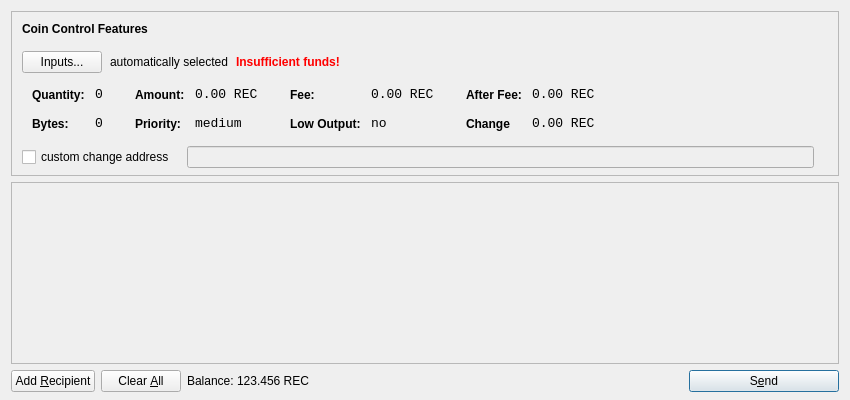
<?xml version="1.0" encoding="UTF-8"?>
<ui version="4.0">
 <class>SendCoinsDialog</class>
 <widget class="QDialog" name="SendCoinsDialog">
  <property name="geometry">
   <rect>
    <x>0</x>
    <y>0</y>
    <width>850</width>
    <height>400</height>
   </rect>
  </property>
  <property name="windowTitle">
   <string>Send Coins</string>
  </property>
  <layout class="QVBoxLayout" name="verticalLayout" stretch="0,1,0">
   <property name="bottomMargin">
    <number>8</number>
   </property>
   <item>
    <widget class="QFrame" name="frameCoinControl">
     <property name="sizePolicy">
      <sizepolicy hsizetype="Expanding" vsizetype="Expanding">
       <horstretch>0</horstretch>
       <verstretch>0</verstretch>
      </sizepolicy>
     </property>
     <property name="maximumSize">
      <size>
       <width>16777215</width>
       <height>16777215</height>
      </size>
     </property>
     <property name="frameShape">
      <enum>QFrame::StyledPanel</enum>
     </property>
     <property name="frameShadow">
      <enum>QFrame::Sunken</enum>
     </property>
     <layout class="QVBoxLayout" name="verticalLayoutCoinControl2">
      <property name="spacing">
       <number>-1</number>
      </property>
      <property name="leftMargin">
       <number>0</number>
      </property>
      <property name="topMargin">
       <number>0</number>
      </property>
      <property name="rightMargin">
       <number>0</number>
      </property>
      <property name="bottomMargin">
       <number>6</number>
      </property>
      <item>
       <layout class="QVBoxLayout" name="verticalLayoutCoinControl" stretch="0,0,0,0,1">
        <property name="spacing">
         <number>0</number>
        </property>
        <property name="leftMargin">
         <number>10</number>
        </property>
        <property name="topMargin">
         <number>10</number>
        </property>
        <item>
         <layout class="QHBoxLayout" name="horizontalLayoutCoinControl1">
          <property name="bottomMargin">
           <number>15</number>
          </property>
          <item>
           <widget class="QLabel" name="labelCoinControlFeatures">
            <property name="sizePolicy">
             <sizepolicy hsizetype="Preferred" vsizetype="Maximum">
              <horstretch>0</horstretch>
              <verstretch>0</verstretch>
             </sizepolicy>
            </property>
            <property name="font">
             <font>
              <weight>75</weight>
              <bold>true</bold>
             </font>
            </property>
            <property name="styleSheet">
             <string notr="true">font-weight:bold;</string>
            </property>
            <property name="text">
             <string>Coin Control Features</string>
            </property>
           </widget>
          </item>
         </layout>
        </item>
        <item>
         <layout class="QHBoxLayout" name="horizontalLayoutCoinControl2" stretch="0,0,0,0">
          <property name="spacing">
           <number>8</number>
          </property>
          <property name="bottomMargin">
           <number>10</number>
          </property>
          <item>
           <widget class="QPushButton" name="pushButtonCoinControl">
            <property name="styleSheet">
             <string notr="true"/>
            </property>
            <property name="text">
             <string>Inputs...</string>
            </property>
           </widget>
          </item>
          <item>
           <widget class="QLabel" name="labelCoinControlAutomaticallySelected">
            <property name="text">
             <string>automatically selected</string>
            </property>
            <property name="margin">
             <number>5</number>
            </property>
           </widget>
          </item>
          <item>
           <widget class="QLabel" name="labelCoinControlInsuffFunds">
            <property name="font">
             <font>
              <weight>75</weight>
              <bold>true</bold>
             </font>
            </property>
            <property name="styleSheet">
             <string notr="true">color:red;font-weight:bold;</string>
            </property>
            <property name="text">
             <string>Insufficient funds!</string>
            </property>
            <property name="margin">
             <number>5</number>
            </property>
           </widget>
          </item>
          <item>
           <spacer name="horizontalSpacerCoinControl">
            <property name="orientation">
             <enum>Qt::Horizontal</enum>
            </property>
            <property name="sizeHint" stdset="0">
             <size>
              <width>40</width>
              <height>1</height>
             </size>
            </property>
           </spacer>
          </item>
         </layout>
        </item>
        <item>
         <widget class="QWidget" name="widgetCoinControl" native="true">
          <property name="sizePolicy">
           <sizepolicy hsizetype="Preferred" vsizetype="Preferred">
            <horstretch>0</horstretch>
            <verstretch>0</verstretch>
           </sizepolicy>
          </property>
          <property name="minimumSize">
           <size>
            <width>0</width>
            <height>0</height>
           </size>
          </property>
          <property name="styleSheet">
           <string notr="true"/>
          </property>
          <layout class="QHBoxLayout" name="horizontalLayoutCoinControl5">
           <property name="margin">
            <number>0</number>
           </property>
           <item>
            <layout class="QHBoxLayout" name="horizontalLayoutCoinControl3" stretch="0,0,0,1">
             <property name="spacing">
              <number>20</number>
             </property>
             <property name="topMargin">
              <number>0</number>
             </property>
             <property name="bottomMargin">
              <number>10</number>
             </property>
             <item>
              <layout class="QFormLayout" name="formLayoutCoinControl1">
               <property name="horizontalSpacing">
                <number>10</number>
               </property>
               <property name="verticalSpacing">
                <number>14</number>
               </property>
               <property name="leftMargin">
                <number>10</number>
               </property>
               <property name="topMargin">
                <number>4</number>
               </property>
               <property name="rightMargin">
                <number>6</number>
               </property>
               <item row="0" column="0">
                <widget class="QLabel" name="labelCoinControlQuantityText">
                 <property name="styleSheet">
                  <string notr="true">font-weight:bold;</string>
                 </property>
                 <property name="text">
                  <string>Quantity:</string>
                 </property>
                 <property name="margin">
                  <number>0</number>
                 </property>
                </widget>
               </item>
               <item row="0" column="1">
                <widget class="QLabel" name="labelCoinControlQuantity">
                 <property name="font">
                  <font>
                   <family>Monospace</family>
                   <pointsize>10</pointsize>
                  </font>
                 </property>
                 <property name="cursor">
                  <cursorShape>IBeamCursor</cursorShape>
                 </property>
                 <property name="contextMenuPolicy">
                  <enum>Qt::ActionsContextMenu</enum>
                 </property>
                 <property name="text">
                  <string>0</string>
                 </property>
                 <property name="margin">
                  <number>0</number>
                 </property>
                 <property name="textInteractionFlags">
                  <set>Qt::LinksAccessibleByMouse|Qt::TextSelectableByKeyboard|Qt::TextSelectableByMouse</set>
                 </property>
                </widget>
               </item>
               <item row="1" column="0">
                <widget class="QLabel" name="labelCoinControlBytesText">
                 <property name="styleSheet">
                  <string notr="true">font-weight:bold;</string>
                 </property>
                 <property name="text">
                  <string>Bytes:</string>
                 </property>
                </widget>
               </item>
               <item row="1" column="1">
                <widget class="QLabel" name="labelCoinControlBytes">
                 <property name="font">
                  <font>
                   <family>Monospace</family>
                   <pointsize>10</pointsize>
                  </font>
                 </property>
                 <property name="cursor">
                  <cursorShape>IBeamCursor</cursorShape>
                 </property>
                 <property name="contextMenuPolicy">
                  <enum>Qt::ActionsContextMenu</enum>
                 </property>
                 <property name="text">
                  <string>0</string>
                 </property>
                 <property name="textInteractionFlags">
                  <set>Qt::LinksAccessibleByMouse|Qt::TextSelectableByKeyboard|Qt::TextSelectableByMouse</set>
                 </property>
                </widget>
               </item>
              </layout>
             </item>
             <item>
              <layout class="QFormLayout" name="formLayoutCoinControl2">
               <property name="horizontalSpacing">
                <number>10</number>
               </property>
               <property name="verticalSpacing">
                <number>14</number>
               </property>
               <property name="leftMargin">
                <number>6</number>
               </property>
               <property name="topMargin">
                <number>4</number>
               </property>
               <property name="rightMargin">
                <number>6</number>
               </property>
               <item row="0" column="0">
                <widget class="QLabel" name="labelCoinControlAmountText">
                 <property name="styleSheet">
                  <string notr="true">font-weight:bold;</string>
                 </property>
                 <property name="text">
                  <string>Amount:</string>
                 </property>
                 <property name="margin">
                  <number>0</number>
                 </property>
                </widget>
               </item>
               <item row="0" column="1">
                <widget class="QLabel" name="labelCoinControlAmount">
                 <property name="font">
                  <font>
                   <family>Monospace</family>
                   <pointsize>10</pointsize>
                  </font>
                 </property>
                 <property name="cursor">
                  <cursorShape>IBeamCursor</cursorShape>
                 </property>
                 <property name="contextMenuPolicy">
                  <enum>Qt::ActionsContextMenu</enum>
                 </property>
                 <property name="text">
                  <string>0.00 REC</string>
                 </property>
                 <property name="textInteractionFlags">
                  <set>Qt::LinksAccessibleByMouse|Qt::TextSelectableByKeyboard|Qt::TextSelectableByMouse</set>
                 </property>
                </widget>
               </item>
               <item row="1" column="0">
                <widget class="QLabel" name="labelCoinControlPriorityText">
                 <property name="styleSheet">
                  <string notr="true">font-weight:bold;</string>
                 </property>
                 <property name="text">
                  <string>Priority:</string>
                 </property>
                </widget>
               </item>
               <item row="1" column="1">
                <widget class="QLabel" name="labelCoinControlPriority">
                 <property name="font">
                  <font>
                   <family>Monospace</family>
                   <pointsize>10</pointsize>
                  </font>
                 </property>
                 <property name="cursor">
                  <cursorShape>IBeamCursor</cursorShape>
                 </property>
                 <property name="contextMenuPolicy">
                  <enum>Qt::ActionsContextMenu</enum>
                 </property>
                 <property name="text">
                  <string>medium</string>
                 </property>
                 <property name="textInteractionFlags">
                  <set>Qt::LinksAccessibleByMouse|Qt::TextSelectableByKeyboard|Qt::TextSelectableByMouse</set>
                 </property>
                </widget>
               </item>
              </layout>
             </item>
             <item>
              <layout class="QFormLayout" name="formLayoutCoinControl3">
               <property name="horizontalSpacing">
                <number>10</number>
               </property>
               <property name="verticalSpacing">
                <number>14</number>
               </property>
               <property name="leftMargin">
                <number>6</number>
               </property>
               <property name="topMargin">
                <number>4</number>
               </property>
               <property name="rightMargin">
                <number>6</number>
               </property>
               <item row="0" column="0">
                <widget class="QLabel" name="labelCoinControlFeeText">
                 <property name="styleSheet">
                  <string notr="true">font-weight:bold;</string>
                 </property>
                 <property name="text">
                  <string>Fee:</string>
                 </property>
                 <property name="margin">
                  <number>0</number>
                 </property>
                </widget>
               </item>
               <item row="0" column="1">
                <widget class="QLabel" name="labelCoinControlFee">
                 <property name="font">
                  <font>
                   <family>Monospace</family>
                   <pointsize>10</pointsize>
                  </font>
                 </property>
                 <property name="cursor">
                  <cursorShape>IBeamCursor</cursorShape>
                 </property>
                 <property name="contextMenuPolicy">
                  <enum>Qt::ActionsContextMenu</enum>
                 </property>
                 <property name="text">
                  <string>0.00 REC</string>
                 </property>
                 <property name="textInteractionFlags">
                  <set>Qt::LinksAccessibleByMouse|Qt::TextSelectableByKeyboard|Qt::TextSelectableByMouse</set>
                 </property>
                </widget>
               </item>
               <item row="1" column="0">
                <widget class="QLabel" name="labelCoinControlLowOutputText">
                 <property name="styleSheet">
                  <string notr="true">font-weight:bold;</string>
                 </property>
                 <property name="text">
                  <string>Low Output:</string>
                 </property>
                </widget>
               </item>
               <item row="1" column="1">
                <widget class="QLabel" name="labelCoinControlLowOutput">
                 <property name="font">
                  <font>
                   <family>Monospace</family>
                   <pointsize>10</pointsize>
                  </font>
                 </property>
                 <property name="cursor">
                  <cursorShape>IBeamCursor</cursorShape>
                 </property>
                 <property name="contextMenuPolicy">
                  <enum>Qt::ActionsContextMenu</enum>
                 </property>
                 <property name="text">
                  <string>no</string>
                 </property>
                 <property name="textInteractionFlags">
                  <set>Qt::LinksAccessibleByMouse|Qt::TextSelectableByKeyboard|Qt::TextSelectableByMouse</set>
                 </property>
                </widget>
               </item>
              </layout>
             </item>
             <item>
              <layout class="QFormLayout" name="formLayoutCoinControl4">
               <property name="horizontalSpacing">
                <number>10</number>
               </property>
               <property name="verticalSpacing">
                <number>14</number>
               </property>
               <property name="leftMargin">
                <number>6</number>
               </property>
               <property name="topMargin">
                <number>4</number>
               </property>
               <property name="rightMargin">
                <number>6</number>
               </property>
               <item row="0" column="0">
                <widget class="QLabel" name="labelCoinControlAfterFeeText">
                 <property name="styleSheet">
                  <string notr="true">font-weight:bold;</string>
                 </property>
                 <property name="text">
                  <string>After Fee:</string>
                 </property>
                 <property name="margin">
                  <number>0</number>
                 </property>
                </widget>
               </item>
               <item row="0" column="1">
                <widget class="QLabel" name="labelCoinControlAfterFee">
                 <property name="font">
                  <font>
                   <family>Monospace</family>
                   <pointsize>10</pointsize>
                  </font>
                 </property>
                 <property name="cursor">
                  <cursorShape>IBeamCursor</cursorShape>
                 </property>
                 <property name="contextMenuPolicy">
                  <enum>Qt::ActionsContextMenu</enum>
                 </property>
                 <property name="text">
                  <string>0.00 REC</string>
                 </property>
                 <property name="textInteractionFlags">
                  <set>Qt::LinksAccessibleByMouse|Qt::TextSelectableByKeyboard|Qt::TextSelectableByMouse</set>
                 </property>
                </widget>
               </item>
               <item row="1" column="0">
                <widget class="QLabel" name="labelCoinControlChangeText">
                 <property name="styleSheet">
                  <string notr="true">font-weight:bold;</string>
                 </property>
                 <property name="text">
                  <string>Change</string>
                 </property>
                </widget>
               </item>
               <item row="1" column="1">
                <widget class="QLabel" name="labelCoinControlChange">
                 <property name="font">
                  <font>
                   <family>Monospace</family>
                   <pointsize>10</pointsize>
                  </font>
                 </property>
                 <property name="cursor">
                  <cursorShape>IBeamCursor</cursorShape>
                 </property>
                 <property name="contextMenuPolicy">
                  <enum>Qt::ActionsContextMenu</enum>
                 </property>
                 <property name="text">
                  <string>0.00 REC</string>
                 </property>
                 <property name="textInteractionFlags">
                  <set>Qt::LinksAccessibleByMouse|Qt::TextSelectableByKeyboard|Qt::TextSelectableByMouse</set>
                 </property>
                </widget>
               </item>
              </layout>
             </item>
            </layout>
           </item>
          </layout>
         </widget>
        </item>
        <item>
         <layout class="QHBoxLayout" name="horizontalLayoutCoinControl4" stretch="0,0,0">
          <property name="spacing">
           <number>12</number>
          </property>
          <property name="sizeConstraint">
           <enum>QLayout::SetDefaultConstraint</enum>
          </property>
          <property name="topMargin">
           <number>5</number>
          </property>
          <property name="rightMargin">
           <number>5</number>
          </property>
          <item>
           <widget class="QCheckBox" name="checkBoxCoinControlChange">
            <property name="text">
             <string>custom change address</string>
            </property>
           </widget>
          </item>
          <item>
           <widget class="QLineEdit" name="lineEditCoinControlChange">
            <property name="enabled">
             <bool>false</bool>
            </property>
            <property name="sizePolicy">
             <sizepolicy hsizetype="Expanding" vsizetype="Fixed">
              <horstretch>0</horstretch>
              <verstretch>0</verstretch>
             </sizepolicy>
            </property>
           </widget>
          </item>
          <item>
           <widget class="QLabel" name="labelCoinControlChangeLabel">
            <property name="sizePolicy">
             <sizepolicy hsizetype="Preferred" vsizetype="Expanding">
              <horstretch>0</horstretch>
              <verstretch>0</verstretch>
             </sizepolicy>
            </property>
            <property name="minimumSize">
             <size>
              <width>0</width>
              <height>0</height>
             </size>
            </property>
            <property name="text">
             <string/>
            </property>
            <property name="margin">
             <number>3</number>
            </property>
           </widget>
          </item>
         </layout>
        </item>
        <item>
         <spacer name="verticalSpacerCoinControl">
          <property name="orientation">
           <enum>Qt::Vertical</enum>
          </property>
          <property name="sizeHint" stdset="0">
           <size>
            <width>800</width>
            <height>1</height>
           </size>
          </property>
         </spacer>
        </item>
       </layout>
      </item>
     </layout>
    </widget>
   </item>
   <item>
    <widget class="QScrollArea" name="scrollArea">
     <property name="widgetResizable">
      <bool>true</bool>
     </property>
     <widget class="QWidget" name="scrollAreaWidgetContents">
      <property name="geometry">
       <rect>
        <x>0</x>
        <y>0</y>
        <width>830</width>
        <height>165</height>
       </rect>
      </property>
      <layout class="QVBoxLayout" name="verticalLayout_2">
       <property name="margin">
        <number>0</number>
       </property>
       <item>
        <layout class="QVBoxLayout" name="entries">
         <property name="spacing">
          <number>6</number>
         </property>
        </layout>
       </item>
       <item>
        <spacer name="verticalSpacer">
         <property name="orientation">
          <enum>Qt::Vertical</enum>
         </property>
         <property name="sizeHint" stdset="0">
          <size>
           <width>20</width>
           <height>40</height>
          </size>
         </property>
        </spacer>
       </item>
      </layout>
     </widget>
    </widget>
   </item>
   <item>
    <layout class="QHBoxLayout" name="horizontalLayout">
     <item>
      <widget class="QPushButton" name="addButton">
       <property name="toolTip">
        <string>Send to multiple recipients at once</string>
       </property>
       <property name="text">
        <string>Add &amp;Recipient</string>
       </property>
       <property name="icon">
        <iconset resource="../bitcoin.qrc">
         <normaloff>:/icons/add</normaloff>:/icons/add</iconset>
       </property>
       <property name="autoDefault">
        <bool>false</bool>
       </property>
      </widget>
     </item>
     <item>
      <widget class="QPushButton" name="clearButton">
       <property name="sizePolicy">
        <sizepolicy hsizetype="Minimum" vsizetype="Fixed">
         <horstretch>0</horstretch>
         <verstretch>0</verstretch>
        </sizepolicy>
       </property>
       <property name="toolTip">
        <string>Remove all transaction fields</string>
       </property>
       <property name="text">
        <string>Clear &amp;All</string>
       </property>
       <property name="icon">
        <iconset resource="../bitcoin.qrc">
         <normaloff>:/icons/remove</normaloff>:/icons/remove</iconset>
       </property>
       <property name="autoRepeatDelay">
        <number>300</number>
       </property>
       <property name="autoDefault">
        <bool>false</bool>
       </property>
      </widget>
     </item>
     <item>
      <layout class="QHBoxLayout" name="horizontalLayout_2">
       <property name="spacing">
        <number>3</number>
       </property>
       <item>
        <widget class="QLabel" name="label">
         <property name="sizePolicy">
          <sizepolicy hsizetype="Preferred" vsizetype="Fixed">
           <horstretch>0</horstretch>
           <verstretch>0</verstretch>
          </sizepolicy>
         </property>
         <property name="text">
          <string>Balance:</string>
         </property>
        </widget>
       </item>
       <item>
        <widget class="QLabel" name="labelBalance">
         <property name="sizePolicy">
          <sizepolicy hsizetype="Preferred" vsizetype="Fixed">
           <horstretch>0</horstretch>
           <verstretch>0</verstretch>
          </sizepolicy>
         </property>
         <property name="cursor">
          <cursorShape>IBeamCursor</cursorShape>
         </property>
         <property name="text">
          <string>123.456 REC</string>
         </property>
         <property name="textInteractionFlags">
          <set>Qt::LinksAccessibleByMouse|Qt::TextSelectableByKeyboard|Qt::TextSelectableByMouse</set>
         </property>
        </widget>
       </item>
      </layout>
     </item>
     <item>
      <spacer name="horizontalSpacer">
       <property name="orientation">
        <enum>Qt::Horizontal</enum>
       </property>
       <property name="sizeHint" stdset="0">
        <size>
         <width>40</width>
         <height>20</height>
        </size>
       </property>
      </spacer>
     </item>
     <item>
      <widget class="QPushButton" name="sendButton">
       <property name="minimumSize">
        <size>
         <width>150</width>
         <height>0</height>
        </size>
       </property>
       <property name="toolTip">
        <string>Confirm the send action</string>
       </property>
       <property name="text">
        <string>S&amp;end</string>
       </property>
       <property name="icon">
        <iconset resource="../bitcoin.qrc">
         <normaloff>:/icons/send</normaloff>:/icons/send</iconset>
       </property>
       <property name="default">
        <bool>true</bool>
       </property>
      </widget>
     </item>
    </layout>
   </item>
  </layout>
 </widget>
 <resources>
  <include location="../bitcoin.qrc"/>
 </resources>
 <connections/>
</ui>
